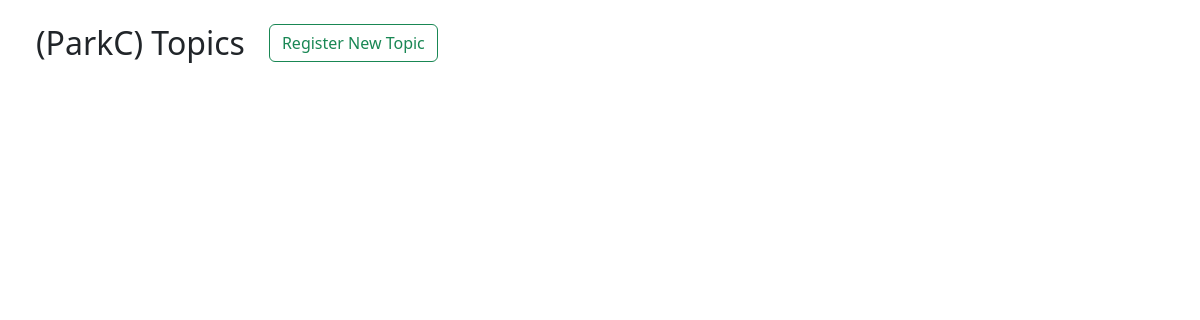
Before: /topics/ with the older database file.
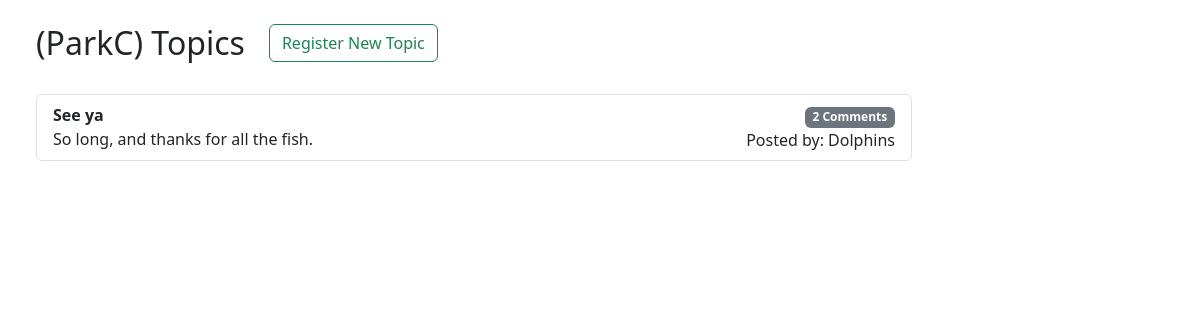
After: the same page with the newer database file.
### webapp/models.py (models this page shows)
class Topic(models.Model):
    topic_id = models.CharField(max_length=50, primary_key=True)
    title = models.CharField(max_length=100)
    content = models.TextField()
    author = models.CharField(max_length=100)

### webapp/views.py (the view)
# urls.py: path("", topics)
def topics(request):
    topics = Topic.objects.annotate(
        reply_count=Count("reply")).order_by("topic_id")
    return render(request, "topics.html", {"topics": topics})

### webapp/templates/topics.html
<!DOCTYPE html>
<link
  href="https://cdn.jsdelivr.net/npm/bootstrap@5.3.0-alpha2/dist/css/bootstrap.min.css"
  rel="stylesheet"
/>
<html>
  <body class="container w-75 m-4">
    <div class="mb-4 w-75 d-flex">
      <h2>(ParkC) Topics</h2>
      <div class="mx-4">
        <a href="/topics/register" class="btn btn-outline-success"
          >Register New Topic</a
        >
      </div>
    </div>
    <ol class="list-group">
      {% for topic in topics %}
      <a
        href="/topics/{{topic.topic_id}}"
        class="list-group-item list-group-item-action d-flex justify-content-between"
      >
        <div class="">
          <div class="fw-bold">{{topic.title}}</div>
          {{topic.content}}
        </div>
        <div class="text-end">
          <div class="">
            <span class="fw-bold badge bg-secondary"
              >{{topic.reply_count}} Comments</span
            >
          </div>
          <div class="fw-light">Posted by: {{topic.author}}</div>
        </div>
      </a>
      {% endfor %}
    </ol>
  </body>
</html>

Changed rows visible on the page:
added Topic: title "See ya", content "So long, and thanks for all the fish.", reply_count "2", author "Dolphins"
